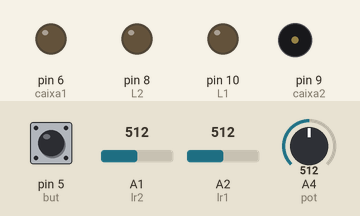
Bench run of a sketch on a simulated Arduino Uno, built with avr-gcc and run on an emulated ATmega328P. Shown: output pins drawn as LEDs (lit = HIGH), buzzer (waves = sounding). Inputs (shaded band) come from the test bench; at power-on: A1 (lr2) = 512, A2 (lr1) = 512, pin 5 (but) LOW, A4 (pot) = 512.

Above: at 1.2 s.
1.3 s: A1 (lr2) set to 883
2.8 s: A1 (lr2) set to 910
At 3.9 s:
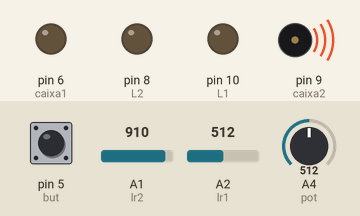
4.3 s: A2 (lr1) set to 970
Timing chart, 0 to 7.3 s (numbered marks = the images above; inputs shaded):
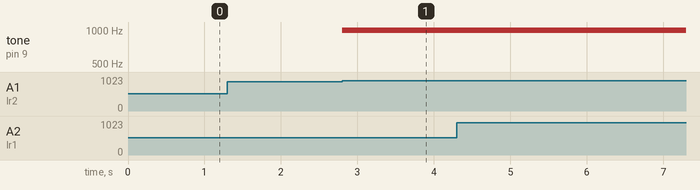

Measured:
- the behaviour switches between 900 and 901 on A1 (lr2) (found by bisection; images 0 and 1)
- after the input at 2.8 s, tone on pin 9 (caixa2): silent → 992 Hz at once

The sketch:

Projetofinal.ino
```cpp
int L1 = 10;
int L2 = 8;
//Sensor de luminosidade LDR
int lr1 = A2;
int lr2 = A1;
//potenciometro
int pot = A4;
//armazenamento de notas
int a[100][4];
int aux = 0;
//botão
int but = 5;
//Som
int caixa1 = 6;
int caixa2 = 9;
void setup() {
  pinMode(L1, OUTPUT);
  pinMode(L2, OUTPUT);
  pinMode(lr1, INPUT);
  pinMode(lr2, INPUT);
  pinMode(pot, INPUT);
  pinMode(caixa1, OUTPUT);
  pinMode(caixa2, OUTPUT);
  Serial.begin(9600);
}
// variaveis auxiliares
int luz1, luz2, p, estado = 0;
unsigned int ton;
int estadoluz1 = 0, estadoluz2 = 0;
unsigned int tNota1, tNota2;
unsigned int tPausa =0;
int estadoP = 0;
void loop() {
  p = analogRead(pot);
  p = map(p, 0, 1010, 0, 8);
  //  Serial.print("pot = ");
  //  Serial.println(p);
  luz1 = analogRead(lr1);
  //    Serial.print("SEM ATT luz 1 =");
  //    Serial.println(luz1);
  if (luz1 > 960) {
    ton = 44;
    //    digitalWrite(L1, HIGH);
    tone(caixa1, ton * pow(2, p));
    estadoluz1 = 1;
    if (butL()) {
      tNota1 = millis();
      if(estadoP==0){
        estadoP=1;
        tPausa = millis() - tPausa;
        }
    }
    //      Serial.println(ton*pow(2,p));
  } else if (estadoluz1 == 1) {
    //    digitalWrite(L1, LOW);
    noTone(caixa1);
    estadoluz1 = 0;
    if (butL()) {
      tNota1 = millis() - tNota1;
      gravar(caixa1,44* pow(2, p),tNota1,tPausa);
      if(estadoP ==1){
        estadoP=0;
        tPausa = millis();
        }
    }
  }
  luz2 = analogRead(lr2);
  //    Serial.print("SEM ATT luz 2 =");
  //    Serial.println(luz2);
  if (luz2 > 900) {
    ton = 62;
    //    digitalWrite(L2, HIGH);
    tone(caixa2, ton * pow(2, p));
    //      Serial.print("2=");
    //      Serial.println(ton*pow(2,p));
    estadoluz2 = 1;
    if (butL()) {
      tNota2 = millis();
      if(estadoP==0){
        estadoP=1;
        tPausa = millis() - tPausa;
        }
    }
  } else if (estadoluz2 == 1) {
    //    digitalWrite(L2, LOW);
    noTone(caixa2);
    estadoluz2 = 0;
    if (butL()) {
      tNota2 = millis() - tNota1;
      gravar(caixa2,62* pow(2, p),tNota2,tPausa);
      if(estadoP ==1){
        estadoP=0;
        tPausa = millis();
        }
    }
  }
}
// maquina de estados do butão
bool butL() {
  if (estado == 0 && !digitalRead(but)) {
    delay(200);
    estado = 1;
  }
  if (estado == 1 && digitalRead(but)) {
    estado = 2;
    return true;
  }
  if (estado == 2 && !digitalRead(but)) {
    delay(200);
    estado = 3;
  }
  if (estado == 3 && digitalRead(but)) {
    estado = 0;
    return false;
  }
}

// tentativa de implemenação do gravar
void gravar(int porta, unsigned int fre, unsigned int timerNota, unsigned int timerP ) {
  a[aux][0] = porta;
  a[aux][1] = fre;
  a[aux][2] = timerNota;
  a[aux][3] = timerP;
  aux++;
}
```
